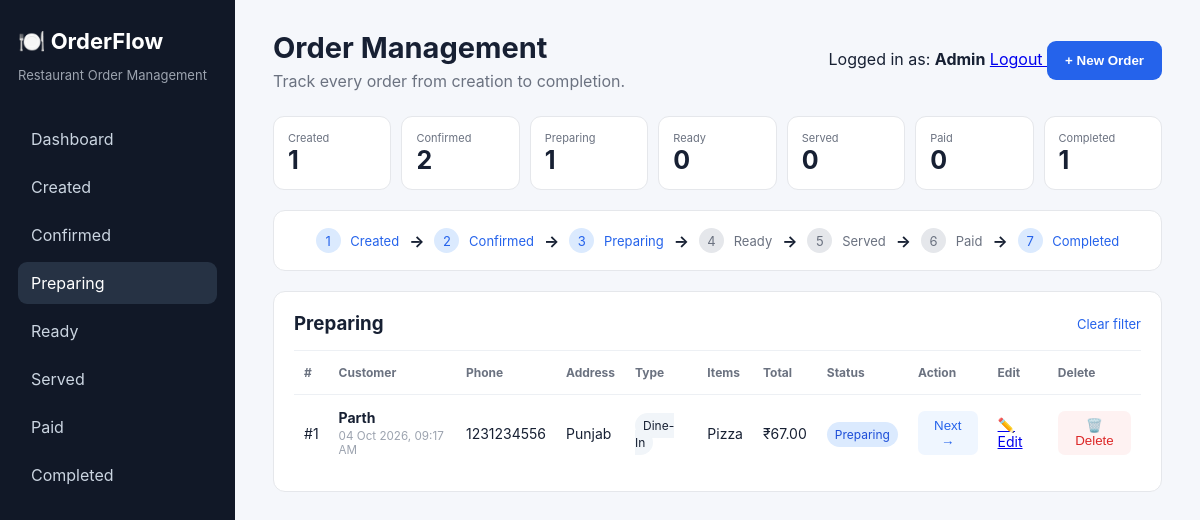
The page /?status=Preparing (signed in) on the database its author committed.
### tables this page shows
CREATE TABLE orders (
            id INTEGER PRIMARY KEY AUTOINCREMENT,
            customer TEXT NOT NULL,
            order_type TEXT NOT NULL,
            items TEXT NOT NULL,
            total REAL NOT NULL,
            status TEXT NOT NULL DEFAULT 'Created',
            created_at TEXT NOT NULL
        , phone TEXT DEFAULT '', address TEXT DEFAULT '');

### app.py (the view, shortened to what this page needs)
@app.route("/")
def index():
    if "user_id" not in session:
        return redirect(url_for("login"))
    status = request.args.get("status", "")
    conn = get_db()
    if session["role"] == "admin":
        if status in STATUSES:
            orders = conn.execute(
                """
                SELECT *
                FROM orders
                WHERE status=?
                ORDER BY id ASC
                """,
                (status,)
            ).fetchall()
    counts = {
        s: conn.execute(
            "SELECT COUNT(*) FROM orders WHERE status=?",
            (s,)
        ).fetchone()[0]
        for s in STATUSES
    }
    conn.close()
    return render_template(
        "index.html",
        orders=orders,
        counts=counts,
        statuses=STATUSES,
        order_types=ORDER_TYPES,
        selected=status
    )

### app.py (called while the page is built)
def get_db():
    conn = sqlite3.connect(DB)
    conn.row_factory = sqlite3.Row
    return conn

### templates/index.html (shortened to what this page needs)
<!doctype html>
<html lang="en">
<head>
    <link
        rel="stylesheet"
        href="{{ url_for('static', filename='style.css') }}"
    >
</head>
<body>
<div class="app">
    <aside class="sidebar">
        <h1>🍽️ OrderFlow</h1>
        <p class="muted">
            Restaurant Order Management
        </p>
        <nav>
            <a
                class="{{ 'active' if not selected else '' }}"
                href="/"
            >
                Dashboard
            </a>
            {% for s in statuses %}
            <a
                class="{{ 'active' if selected == s else '' }}"
                href="/?status={{ s }}"
            >
                {{ s }}
            </a>
            {% endfor %}
        </nav>
    </aside>
    <main>
        <header>
            <div>
                <h2>Order Management</h2>
                <p>
                    Track every order from creation to completion.
                </p>
            </div>
            <div>
                <span>
                    Logged in as:
                    <b>{{ session["role"]|capitalize }}</b>
                </span>
                <a
                    href="/logout"
                    class="logout"
                >
                    Logout
                </a>
                <button
                    class="primary"
                    onclick="openModal()"
                >
                    + New Order
                </button>
            </div>
        </header>
        <section class="stats">
            {% for s in statuses %}
            <a
                class="stat"
                href="/?status={{ s }}"
            >
                <span>{{ s }}</span>
                <strong>
                    {{ counts[s] }}
                </strong>
            </a>
            {% endfor %}
        </section>
        <section class="lifecycle">
            {% for s in statuses %}
            <div
                class="step {{ 'done' if counts[s] > 0 else '' }}"
            >
                <span>
                    {{ loop.index }}
                </span>
                {{ s }}
            </div>
            {% if not loop.last %}
            <b>→</b>
            {% endif %}
            {% endfor %}
        </section>
        <section class="panel">
            <div class="panel-head">
                <h3>
                    {{ selected if selected else "All Orders" }}
                </h3>
                {% if selected %}
                <a href="/">
                    Clear filter
                </a>
                {% endif %}
            </div>
            {% if orders %}
            <div class="table-wrap">
                <table>
                    <thead>
                    <tr>
                        <th>#</th>
                        <th>Customer</th>
                        {% if session["role"] == "admin" %}
                        <th>Phone</th>
                        <th>Address</th>
                        {% endif %}
                        <th>Type</th>
                        <th>Items</th>
                        <th>Total</th>
                        <th>Status</th>
                        <th>Action</th>
                        {% if session["role"] == "admin" %}
                        <th>Edit</th>
                        <th>Delete</th>
                        {% endif %}
                    </tr>
                    </thead>
                    <tbody>
                    {% for o in orders %}
                    <tr>
                        <td>
                            #{{ loop.index }}
                        </td>
                        <td>
                            <b>
                                {{ o.customer }}
                            </b>
                            <small>
                                {{ o.created_at }}
                            </small>
                        </td>
                        {% if session["role"] == "admin" %}
                        <td>
                            {{ o.phone or "Not provided" }}
                        </td>
                        <td>
                            {{ o.address or "Not provided" }}
                        </td>
                        {% endif %}
                        <td>
                            <span class="type">
                                {{ o.order_type }}
                            </span>
                        </td>
                        <td>
                            {{ o.items }}
                        </td>
                        <td>
                            ₹{{ "%.2f"|format(o.total) }}
                        </td>
                        <td>
                            <span class="badge">
                                {{ o.status }}
                            </span>
                        </td>
                        <td>
                            {% if o.status != "Completed" %}
                            <form
                                method="post"
                                action="/advance/{{ o.id }}"
                            >
                                <button class="next">
                                    Next →
                                </button>
                            </form>
                            {% else %}
                            <span>
                                ✓ Done
                            </span>
                            {% endif %}
                        </td>
                        {% if session["role"] == "admin" %}
                        <td>
                            <a
                                class="edit"
                                href="/edit/{{ o.id }}"
                            >
                                ✏️ Edit
                            </a>
                        </td>
                        <td>
                            <form
                                method="post"
                                action="/delete/{{ o.id }}"
                                onsubmit="return confirm('Are you sure you want to delete this order?');"
                            >
                                <button class="delete">
                                    🗑️ Delete
                                </button>
                            </form>
                        </td>
                        {% endif %}
                    </tr>
                    {% endfor %}
                    </tbody>
                </table>
            </div>
            {% else %}
            <div class="empty">
                No orders yet.
                Click <b>+ New Order</b> to create one.
            </div>
            {% endif %}
        </section>
    </main>
</div>
</body>
</html>

### static/style.css (style rules this page uses)
* { box-sizing:border-box }
body { margin:0;font-family:Inter,Arial,sans-serif;background:#f5f7fb;color:#172033 }
.app { display:flex;min-height:100vh }
.sidebar { width:235px;background:#111827;color:white;padding:28px 18px }
.sidebar h1 { font-size:22px;margin:0 0 5px }
.muted { color:#9ca3af;font-size:13px }
.sidebar nav { margin-top:35px;display:flex;flex-direction:column;gap:6px }
.sidebar nav a { color:#cbd5e1;text-decoration:none;padding:11px 13px;border-radius:9px }
.sidebar nav a:hover,.sidebar nav a.active { background:#263244;color:white }
main { flex:1;padding:30px 38px }
header { display:flex;justify-content:space-between;align-items:center;margin-bottom:25px }
h2 { margin:0 0 6px;font-size:29px }
header p { margin:0;color:#6b7280 }
.primary { border:0;background:#2563eb;color:white;padding:12px 18px;border-radius:9px;font-weight:700;cursor:pointer }
.stats { display:grid;grid-template-columns:repeat(7,1fr);gap:10px;margin-bottom:20px }
.stat { background:white;border:1px solid #e5e7eb;padding:14px;text-decoration:none;color:inherit;border-radius:11px }
.stat span { font-size:11px;color:#6b7280;display:block }
.stat strong { font-size:25px }
.lifecycle { background:white;border:1px solid #e5e7eb;border-radius:12px;padding:17px;display:flex;align-items:center;justify-content:center;gap:10px;margin-bottom:20px;overflow:auto }
.step { white-space:nowrap;color:#6b7280;font-size:13px }
.step span { display:inline-grid;place-items:center;width:25px;height:25px;border-radius:50%;background:#e5e7eb;margin-right:6px }
.step.done { color:#2563eb }
.step.done span { background:#dbeafe;color:#2563eb }
.panel { background:white;border:1px solid #e5e7eb;border-radius:12px;padding:20px }
.panel-head { display:flex;justify-content:space-between;align-items:center;margin-bottom:15px }
.panel-head h3 { margin:0 }
.panel-head a { color:#2563eb;text-decoration:none;font-size:13px }
.table-wrap { overflow:auto }
table { width:100%;border-collapse:collapse }
th,td { text-align:left;padding:14px 10px;border-top:1px solid #edf0f4;font-size:14px }
th { color:#6b7280;font-size:12px }
small { display:block;color:#9ca3af;margin-top:3px }
.type,.badge { padding:5px 8px;border-radius:20px;background:#f1f5f9;font-size:12px }
.badge { background:#dbeafe;color:#1d4ed8 }
.next,.delete { border:0;border-radius:7px;padding:7px 10px;cursor:pointer }
.next { background:#eff6ff;color:#2563eb }
.delete { background:#fef2f2;color:#dc2626 }

### rows shown on the page
orders: status "Preparing", customer "Parth", created_at "04 Oct 2026, 09:17 AM", phone "1231234556", address "Punjab", order_type "Dine-In", items "Pizza", total "67.00"

### other values the page prints
{{ s }} "Created" "Confirmed" "Preparing" "Ready" "Served" "Paid" "Completed"
{{ session["role"]|capitalize }} "Admin"
{{ counts[s] }} "1" "2" "1" "0" "0" "0" "1"
